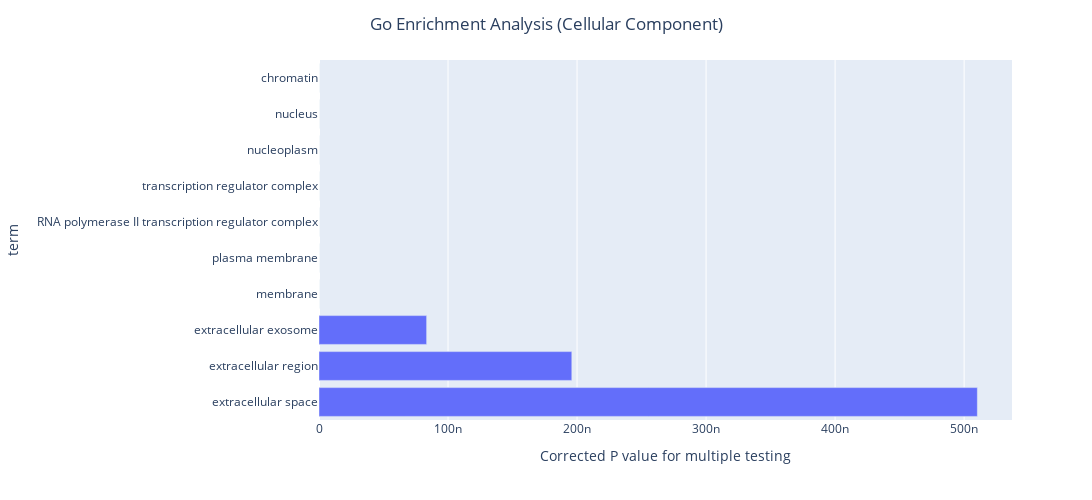

Notebook source saved alongside this figure:
### Code cell
import plotly.express as px
cellular_component_df.sort_values(by = 'p_corr', ascending= False,inplace= True)
fig = px.bar(cellular_component_df, x='p_corr', y = 'term', orientation = 'h')
fig.update_layout(xaxis = dict(title = 'Corrected P value for multiple testing'))
fig.update_layout(width = 1500, height = 500)
fig.update_layout(title= dict(text = 'Go Enrichment Analysis (Cellular Component)', x = 0.5))
fig.show()

### Figure 1 — Plotly figure (JSON) as saved in the notebook; plotly's stock layout.template omitted (floating-point values rounded to 4 significant figures)
{"data": [{"alignmentgroup": "True", "hovertemplate": "p_corr=%{x}<br>term=%{y}<extra></extra>", "legendgroup": "", "marker": {"color": "#636efa", "pattern": {"shape": ""}}, "name": "", "offsetgroup": "", "orientation": "h", "showlegend": false, "textposition": "auto", "type": "bar", "x": [5.103e-07, 1.959e-07, 8.342e-08, 4.016e-13, 1.069e-20, 1.734e-23, 9.224e-26, 5.291e-28, 8.528e-95, 2.304e-117], "xaxis": "x", "y": ["extracellular space", "extracellular region", "extracellular exosome", "membrane", "plasma membrane", "RNA polymerase II transcription regulator complex", "transcription regulator complex", "nucleoplasm", "nucleus", "chromatin"], "yaxis": "y"}], "layout": {"barmode": "relative", "height": 500, "legend": {"tracegroupgap": 0}, "margin": {"t": 60}, "title": {"text": "Go Enrichment Analysis (Cellular Component)", "x": 0.5}, "width": 1500, "xaxis": {"anchor": "y", "autorange": true, "domain": [0, 1], "range": [0, 5.371e-07], "title": {"text": "Corrected P value for multiple testing"}, "type": "linear"}, "yaxis": {"anchor": "x", "autorange": true, "domain": [0, 1], "range": [-0.5, 9.5], "title": {"text": "term"}, "type": "category"}}}
